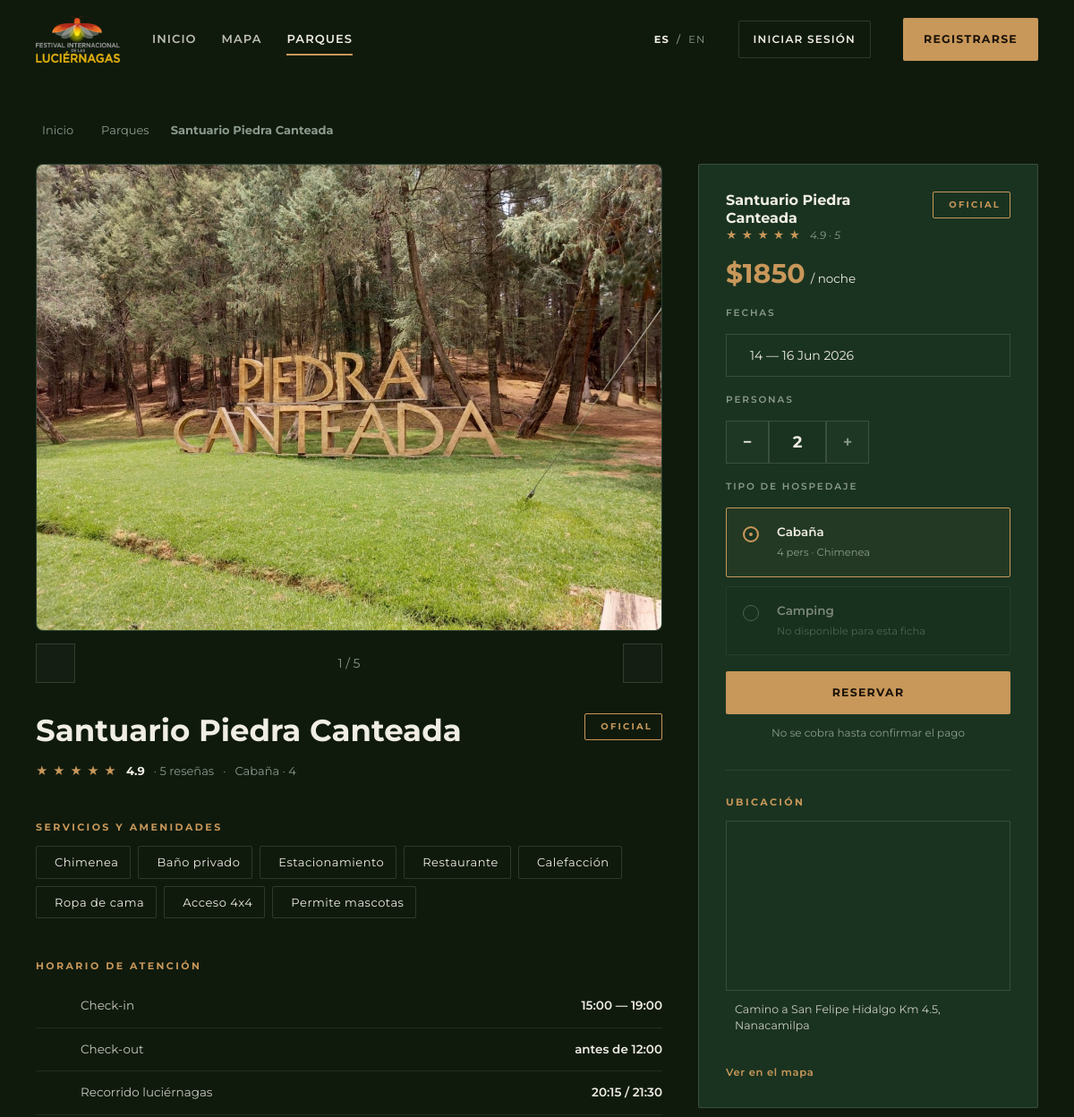
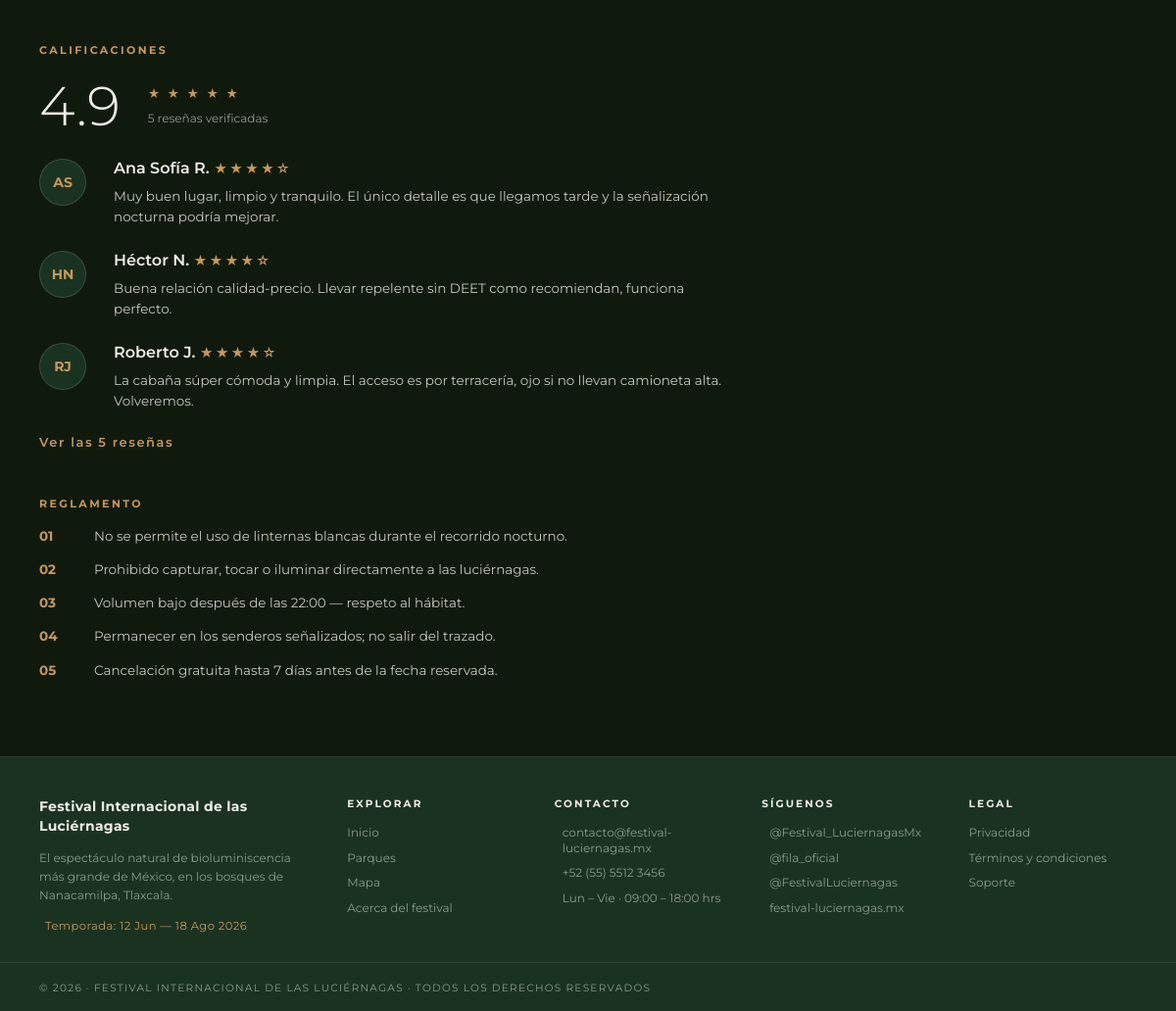
Screenshot of /parques/santuario-piedra-canteada/ with the database file from the repository (2 pictures, top to bottom).
### apps/core/models.py (models this page shows, shortened)
class Parque(models.Model):
    TIPOS = [
        ("Cabaña", "Cabaña"),
        ("Camping", "Camping"),
    ]
    slug = models.SlugField("identificador", unique=True)
    nombre = models.CharField("nombre", max_length=120)
    tipo = models.CharField("tipo", max_length=20, choices=TIPOS, default="Cabaña")
    precio = models.PositiveIntegerField("precio por noche", default=0)
    capacidad_personas = models.PositiveSmallIntegerField("capacidad por hospedaje", default=4)
    capacidad_cabanas = models.PositiveSmallIntegerField("cupo de cabañas", default=0)
    capacidad_camping = models.PositiveSmallIntegerField("cupo de zonas de camping", default=0)
    rating = models.DecimalField("calificación", max_digits=2, decimal_places=1, default=4.5)
    direccion = models.CharField("dirección", max_length=200, blank=True)
    lat = models.FloatField("latitud", default=19.46)
    lng = models.FloatField("longitud", default=-98.55)
    carpeta_imagenes = models.CharField(
        "carpeta de imágenes",
        max_length=80,
        help_text="Nombre de la carpeta en static/core/assets/parks/",
    )
    activo = models.BooleanField("activo", default=True)
    ultima_edicion = models.DateTimeField("última edición", auto_now=True)
    class Meta:
        verbose_name = "parque"
        verbose_name_plural = "parques"
        ordering = ["-rating", "nombre"]
    @property
    def name(self):
        return self.nombre
    @property
    def type(self):
        return self.tipo
    @property
    def price(self):
        return self.precio
    @property
    def address(self):
        return self.direccion
    @property
    def capacity(self):
        return f"{self.capacidad_personas} pers"
    @property
    def reviews(self):
        return self.resenas.count()
    @property
    def images(self):
        return [
            f"core/assets/parks/{self.carpeta_imagenes}/imagen{i}.jpg"
            for i in range(1, 6)
        ]
    @property
    def amenity_items(self):
        return [
            {"label": a.label, "icon": amenity_icon(a.label)}
            for a in self.amenidades.all()
        ]

class Amenidad(models.Model):
    parque = models.ForeignKey(
        Parque, related_name="amenidades", on_delete=models.CASCADE
    )
    label = models.CharField("amenidad", max_length=80)
    class Meta:
        verbose_name = "amenidad"
        verbose_name_plural = "amenidades"
        ordering = ["id"]

class Resena(models.Model):
    parque = models.ForeignKey(
        Parque, related_name="resenas", on_delete=models.CASCADE
    )
    usuario = models.ForeignKey(
        settings.AUTH_USER_MODEL,
        related_name="resenas",
        on_delete=models.SET_NULL,
        null=True,
        blank=True,
    )
    autor_nombre = models.CharField("autor", max_length=120)
    rating = models.PositiveSmallIntegerField("calificación", default=5)
    comentario = models.TextField("comentario")
    verificada = models.BooleanField("verificada", default=True)
    creada = models.DateTimeField("creada", auto_now_add=True)
    class Meta:
        verbose_name = "reseña"
        verbose_name_plural = "reseñas"
        ordering = ["-creada"]
    @property
    def iniciales(self):
        partes = [p for p in self.autor_nombre.split() if p]
        return "".join(p[0] for p in partes[:2]).upper() or "?"
    @property
    def estrellas(self):
        return "★" * self.rating + "☆" * (5 - self.rating)

class ContactoFestival(models.Model):
    email = models.EmailField("correo de contacto", default="contacto@festival-luciernagas.mx")
    telefono = models.CharField("teléfono", max_length=40, default="+52 (55) 5512 3456")
    horario = models.CharField("horario", max_length=120, default="Lun – Vie · 09:00 – 18:00 hrs")
    instagram = models.CharField("Instagram", max_length=120, blank=True, default="@Festival_LuciernagasMx")
    web = models.CharField("Sitio web", max_length=120, blank=True, default="festival-luciernagas.mx")
    twitter = models.CharField("Twitter / X", max_length=120, blank=True, default="@fila_oficial")
    youtube = models.CharField("YouTube", max_length=120, blank=True, default="@FestivalLuciernagas")
    mensaje_soporte = models.TextField(
        "mensaje de soporte",
        default=(
            "Si necesitas ayuda con tu reservación o tienes preguntas sobre el "
            "Festival Internacional de las Luciérnagas, escríbenos a "
            "contacto@festival-luciernagas.mx. Te responderemos en un máximo de "
            "24 horas hábiles."
        ),
    )
    fechas_festival = models.CharField("fechas del festival", max_length=80, default="12 Jun — 18 Ago 2026")
    num_parques = models.PositiveSmallIntegerField("número de parques", default=6)
    class Meta:
        verbose_name = "información de contacto"
        verbose_name_plural = "información de contacto"
    @classmethod
    def get_solo(cls):
        obj = cls.objects.first()
        if obj is None:
            obj = cls.objects.create()
        return obj

### apps/core/views.py (the view)
# urls.py: path("parques/<slug:slug>/", views.park_detail, name="park_detail"),
def park_detail(request, slug):
    park = get_object_or_404(
        Parque.objects.prefetch_related("amenidades", "resenas"), slug=slug
    )
    m = folium.Map(
        location=[park.lat, park.lng],
        zoom_start=15,
        tiles="OpenStreetMap",
        zoom_control=True
    )
    m.get_root().html.add_child(folium.Element(FOLIUM_CUSTOM_CSS))
    marker_html = f"""
    <div class="fp-pin" style="cursor: default;">
        <div class="fp-price">${park.price}</div>
        <svg xmlns="http://www.w3.org/2000/svg" viewBox="0 0 24 24" width="36" height="42"
             style="filter:drop-shadow(0 1px 2px rgba(0,0,0,0.32))">
            <path fill-rule="evenodd"
                  stroke="#0F1A0D" stroke-width="1.0" stroke-linejoin="round"
                  d="M12,2C8.13,2 5,5.13 5,9c0,5.25 7,13 7,13s7-7.75 7-13C19,5.13 15.87,2 12,2Z M9.5,9a2.5,2.5 0 1,0 5,0a2.5,2.5 0 1,0-5,0Z"/>
        </svg>
    </div>
    """
    folium.Marker(
        location=[park.lat, park.lng],
        tooltip=park.name,
        icon=DivIcon(html=marker_html)
    ).add_to(m)
    map_html = m._repr_html_()
    return render(request, "core/park_detail.html", _context("park_list", selected_park=park, map_html=map_html))

### apps/core/context_processors.py (called while the page is built)
def idioma_actual(request):
    lang = request.session.get("idioma")
    if lang not in LANGS:
        user = getattr(request, "user", None)
        if user is not None and user.is_authenticated and user.idioma in LANGS:
            lang = user.idioma
        else:
            lang = "es"
    return lang

def i18n(request):
    lang = idioma_actual(request)
    return {"LANG": lang, "t": get_dict(lang)}

def festival(request):
    try:
        contacto = ContactoFestival.get_solo()
    except Exception:
        contacto = None
    return {"festival_contacto": contacto}

### apps/core/translations.py (called while the page is built)
def get_dict(lang):
    return TRANSLATIONS.get(lang, ES)

### apps/core/views.py (called while the page is built)
def _context(active="home", title="Festival Internacional de las Luciérnagas 2026", **extra):
    parks = list(
        Parque.objects.filter(activo=True).prefetch_related("amenidades", "resenas")
    )
    context = {
        "active": active,
        "page_title": title,
        "parks": parks,
        "featured_parks": parks[:3],
    }
    context.update(extra)
    return context

### apps/core/templates/core/park_detail.html (shortened to what this page needs)
{% extends "core/base.html" %}
{% load static %}
{% block content %}
<nav class="breadcrumb breadcrumb--detail">
  <a href="{% url 'core:home' %}">Inicio</a>
  <a href="{% url 'core:park_list' %}">Parques</a>
  <strong>{{ selected_park.name }}</strong>
</nav>
<section class="park-detail-layout">
  <article class="park-detail-main">
    <section class="gallery-block" aria-label="Galería de fotos">
      <div class="gallery-main">
        {% with selected_park.images|first as first_image %}
          <img src="{% static first_image %}" alt="{{ selected_park.name }}" class="gallery-img">
        {% endwith %}
      </div>
      <div class="gallery-controls">
        <button type="button" aria-label="Foto anterior"></button>
        <span>1 / 5</span>
        <button type="button" aria-label="Foto siguiente"></button>
      </div>
    </section>
    <header class="park-detail-title">
      <div>
        <h1>{{ selected_park.name }}</h1>
        <div class="detail-meta">
          <span class="stars">&#9733; &#9733; &#9733; &#9733; &#9733;</span>
          <strong>{{ selected_park.rating }}</strong>
          <span>&middot; {{ selected_park.reviews }} {{ t.pd_resenas_word }}</span>
          <span>&middot;</span>
          <span>{{ selected_park.type }} &middot;  {{ selected_park.capacity.split.0 }}</span>
        </div>
      </div>
      <span class="seal">{{ t.pd_oficial }}</span>
    </header>
    <section class="detail-section">
      <p class="eyebrow">{{ t.pd_servicios }}</p>
      <div class="chips detail-chips">
        {% for amenity in selected_park.amenity_items %}
          <span class="chip"><i class="ph {{ amenity.icon }}"></i>{{ amenity.label }}</span>
        {% endfor %}
        <span class="chip">Calefacci&oacute;n</span>
        <span class="chip">Ropa de cama</span>
        <span class="chip">Acceso 4x4</span>
        <span class="chip">Permite mascotas</span>
      </div>
    </section>
    <section class="detail-section">
      <p class="eyebrow">{{ t.pd_horario }}</p>
      <div class="schedule-list">
        <div><span>Check-in</span><strong>15:00 &mdash; 19:00</strong></div>
        <div><span>Check-out</span><strong>antes de 12:00</strong></div>
        <div><span>Recorrido luci&eacute;rnagas</span><strong>20:15 / 21:30</strong></div>
      </div>
    </section>
    <section class="detail-section reviews-section">
      <p class="eyebrow">{{ t.pd_calificaciones }}</p>
      <div class="reviews-summary">
        <strong>{{ selected_park.rating }}</strong>
        <span><b>&#9733; &#9733; &#9733; &#9733; &#9733;</b>{{ selected_park.reviews }} {{ t.pd_resenas_verificadas }}</span>
      </div>
      <div class="review-list" data-review-list>
        {% for resena in selected_park.resenas.all %}
          <article class="review-item {% if forloop.counter > 3 %}review-item--hidden{% endif %}">
            <span class="review-avatar">{{ resena.iniciales }}</span>
            <div>
              <h3>{{ resena.autor_nombre }} <small>{{ resena.estrellas }}</small></h3>
              <p>{{ resena.comentario }}</p>
            </div>
          </article>
        {% empty %}
          <p class="muted">Aún no hay reseñas para este parque.</p>
        {% endfor %}
      </div>
      {% if selected_park.reviews > 3 %}
        <a class="text-link" href="#" data-reviews-toggle
           data-label-more="{{ t.pd_ver_resenas_1 }} {{ selected_park.reviews }} {{ t.pd_ver_resenas_2 }}"
           data-label-less="{{ t.pd_ocultar_resenas }}">{{ t.pd_ver_resenas_1 }} {{ selected_park.reviews }} {{ t.pd_ver_resenas_2 }} </a>
      {% endif %}
    </section>
    <section class="detail-section rules-section">
      <p class="eyebrow">{{ t.pd_reglamento }}</p>
      <ol class="rules rules--detail">
        <li><span>01</span>No se permite el uso de linternas blancas durante el recorrido nocturno.</li>
        <li><span>02</span>Prohibido capturar, tocar o iluminar directamente a las luci&eacute;rnagas.</li>
        <li><span>03</span>Volumen bajo despu&eacute;s de las 22:00 &mdash; respeto al h&aacute;bitat.</li>
        <li><span>04</span>Permanecer en los senderos se&ntilde;alizados; no salir del trazado.</li>
        <li><span>05</span>Cancelaci&oacute;n gratuita hasta 7 d&iacute;as antes de la fecha reservada.</li>
      </ol>
    </section>
  </article>
  <aside class="booking-card booking-card--detail card">
    <div class="booking-card__head">
      <h2>{{ selected_park.name }}</h2>
      <span class="seal">{{ t.pd_oficial }}</span>
    </div>
    <div class="booking-rating"><span>&#9733; &#9733; &#9733; &#9733; &#9733;</span><em>{{ selected_park.rating }} &middot; {{ selected_park.reviews }}</em></div>
    <div class="price detail-price"><strong>${{ selected_park.price }}</strong><span>{{ t.pd_noche }}</span></div>
    <label class="field field--icon">{{ t.pd_fechas }}
      <span>14 &mdash; 16 Jun 2026</span>
    </label>
    <div class="field">{{ t.pd_personas }}
      <div class="mini-counter"><button type="button">&minus;</button><strong>2</strong><button type="button">+</button></div>
    </div>
    <div class="field">{{ t.pd_tipo_hospedaje }}
      <div class="booking-options">
        <div class="radio-card is-selected"><span></span><strong>{{ selected_park.type }}</strong><small>{{ selected_park.capacity }} &middot; {{ selected_park.amenity_items.0.label }}</small></div>
        <div class="radio-card is-disabled"><span></span><strong>{% if selected_park.type == 'Camping' %}Cabaña{% else %}Camping{% endif %}</strong><small>No disponible para esta ficha</small></div>
      </div>
    </div>
    <a class="button button--primary button--block" href="{% url 'core:booking_details' %}?parque={{ selected_park.slug }}">{{ t.btn_reservar }}</a>
    <p class="fine-print">{{ t.pd_no_cobro }}</p>
    <section class="booking-location">
    <p class="eyebrow">{{ t.pd_ubicacion }}</p>
    <div class="mini-map" style="padding: 0; background: none; border-color: var(--line-strong);">
    </div>
    <p class="location-line">{{ selected_park.address }}</p>
    <a class="text-link" href="{% url 'core:map' %}">{{ t.pd_ver_mapa }} </a>
    </section>
  </aside>
</section>
{% endblock %}

### apps/core/templates/core/partials/footer.html (shortened to what this page needs)
<footer class="footer footer--rich">
  <div class="footer__main">
    <div class="footer__brand">
      <strong class="footer__brand-name">Festival Internacional de las Luci&eacute;rnagas</strong>
      <p class="footer__tagline">{{ t.footer_tagline }}</p>
      {% if festival_contacto %}
        <p class="footer__season">
          {{ t.footer_dates }}: {{ festival_contacto.fechas_festival }}
        </p>
      {% endif %}
    </div>
    <nav class="footer__col" aria-label="{{ t.footer_explore }}">
      <p class="footer__col-title">{{ t.footer_explore }}</p>
      <a href="{% url 'core:home' %}">{{ t.nav_inicio }}</a>
      <a href="{% url 'core:park_list' %}">{{ t.nav_parques }}</a>
      <a href="{% url 'core:map' %}">{{ t.nav_mapa }}</a>
      <a href="{% url 'core:home' %}">{{ t.footer_about }}</a>
    </nav>
    {% if festival_contacto %}
      <div class="footer__col">
        <p class="footer__col-title">{{ t.footer_contact }}</p>
        <a href="mailto:{{ festival_contacto.email }}"> {{ festival_contacto.email }}</a>
        <a href="tel:{{ festival_contacto.telefono }}"> {{ festival_contacto.telefono }}</a>
        <span class="footer__static"> {{ festival_contacto.horario }}</span>
      </div>
      <div class="footer__col">
        <p class="footer__col-title">{{ t.footer_follow }}</p>
        {% if festival_contacto.instagram %}<a href="#"> {{ festival_contacto.instagram }}</a>{% endif %}
        {% if festival_contacto.twitter %}<a href="#"> {{ festival_contacto.twitter }}</a>{% endif %}
        {% if festival_contacto.youtube %}<a href="#"> {{ festival_contacto.youtube }}</a>{% endif %}
        {% if festival_contacto.web %}<a href="#"> {{ festival_contacto.web }}</a>{% endif %}
      </div>
    {% endif %}
    <nav class="footer__col" aria-label="{{ t.footer_legal }}">
      <p class="footer__col-title">{{ t.footer_legal }}</p>
      <a href="#">{{ t.footer_privacy }}</a>
      <a href="#">{{ t.footer_terms }}</a>
      <a href="#">{{ t.footer_support }}</a>
    </nav>
  </div>
  <div class="footer__bottom">
    <span class="footer__copy">&copy; 2026 &middot; Festival Internacional de las Luci&eacute;rnagas &middot; {{ t.footer_rights }}</span>
  </div>
</footer>

### rows the page displays
Parque: name "Santuario Piedra Canteada", rating "4.9", reviews "5", type "Cabaña", capacity.split.0 "4", price "1850", capacity "4 pers", amenity_items.0.label "Chimenea", address "Camino a San Felipe Hidalgo Km 4.5, Nanacamilpa"
Amenidad: label "Chimenea"
Amenidad: label "Baño privado"
Amenidad: label "Estacionamiento"
Amenidad: label "Restaurante"
Resena: iniciales "AS", autor_nombre "Ana Sofía R.", estrellas "★★★★☆", comentario "Muy buen lugar, limpio y tranquilo. El único detalle es que llegamos tarde y la señalización nocturna podría mejorar."
Resena: iniciales "HN", autor_nombre "Héctor N.", estrellas "★★★★☆", comentario "Buena relación calidad-precio. Llevar repelente sin DEET como recomiendan, funciona perfecto."
Resena: iniciales "RJ", autor_nombre "Roberto J.", estrellas "★★★★☆", comentario "La cabaña súper cómoda y limpia. El acceso es por terracería, ojo si no llevan camioneta alta. Volveremos."
ContactoFestival: fechas_festival "12 Jun — 18 Ago 2026", email "contacto@festival-luciernagas.mx", telefono "+52 (55) 5512 3456", horario "Lun – Vie · 09:00 – 18:00 hrs", instagram "@Festival_LuciernagasMx", twitter "@fila_oficial", youtube "@FestivalLuciernagas", web "festival-luciernagas.mx"

### other values shown
{{ t.nav_inicio }} "INICIO"
{{ t.nav_mapa }} "MAPA"
{{ t.nav_parques }} "PARQUES"
{{ t.nav_login }} "INICIAR SESIÓN"
{{ t.nav_register }} "REGISTRARSE"
{{ t.pd_resenas_word }} "reseñas"
{{ t.pd_oficial }} "OFICIAL"
{{ t.pd_servicios }} "SERVICIOS Y AMENIDADES"
{{ t.pd_horario }} "HORARIO DE ATENCIÓN"
{{ t.pd_calificaciones }} "CALIFICACIONES"
{{ t.pd_resenas_verificadas }} "reseñas verificadas"
{{ t.pd_ver_resenas_1 }} "Ver las"
{{ t.pd_ver_resenas_2 }} "reseñas"
{{ t.pd_reglamento }} "REGLAMENTO"
{{ t.pd_noche }} "/ noche"
